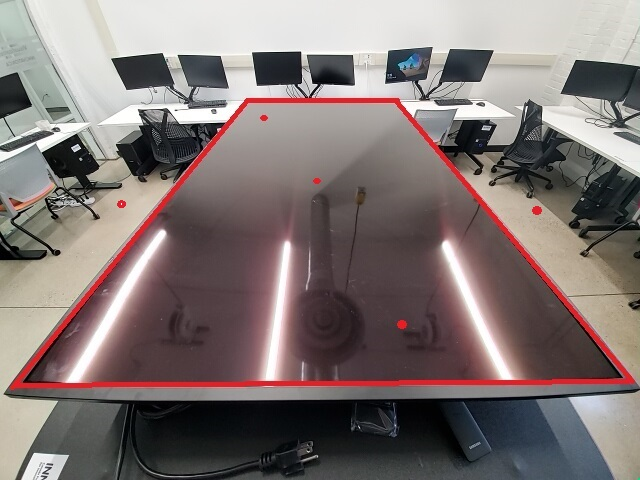
#> input picture 200_test_with_points.jpg, 640 x 480 px, found by its file name
$ python blob_detector.py
#> lines starting #> are read from the running program, lines starting #| are printed output that depends on the picture; after the words box and inside, x2 and y2 are one past the last pixel; in counts of white or black regions, pixels touching at a corner belong together
#> further down, image is the input picture: shape (480, 640, 3); mean B, G, R 115.9, 117.7, 128.8
### process_image_library.py
import cv2
import numpy as np
import math
from skimage.transform import ProjectiveTransform
import matplotlib.pyplot as plt
from scipy.spatial import ConvexHull
import globals

def RedMaskAndBinary(image):
    ### TARGET RED BORDER OF TV ####
    image_copy = image.copy()
    image = cv2.cvtColor(image, cv2.COLOR_BGR2HSV)
#> image: shape (480, 640, 3); mean H, S, V 72.9, 44.4, 131.3

    # lower boundary RED color range values; Hue (0 - 10)
    lower1 = np.array([0, 100, 20])
    upper1 = np.array([5, 255, 255])

    # upper boundary RED color range values; Hue (160 - 180)
    lower2 = np.array([160,100,20])
    upper2 = np.array([179,255,255])

    lower_mask = cv2.inRange(image, lower1, upper1)
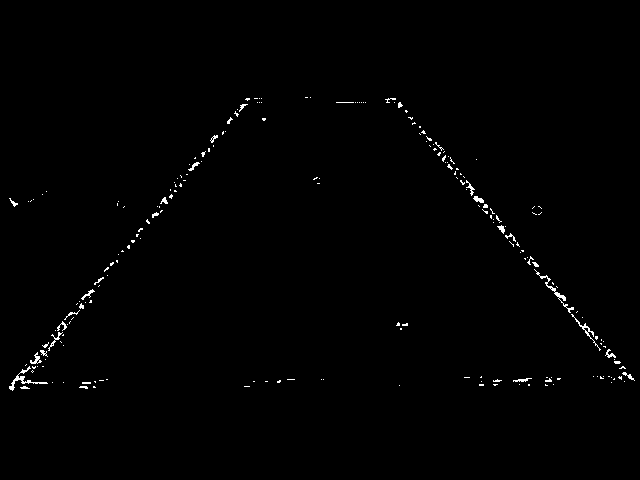
#> lower_mask: shape (480, 640); 0.7% white in thin lines or dots, all inside (x1, y1, x2, y2) = (9, 97, 635, 391)
    upper_mask = cv2.inRange(image, lower2, upper2)
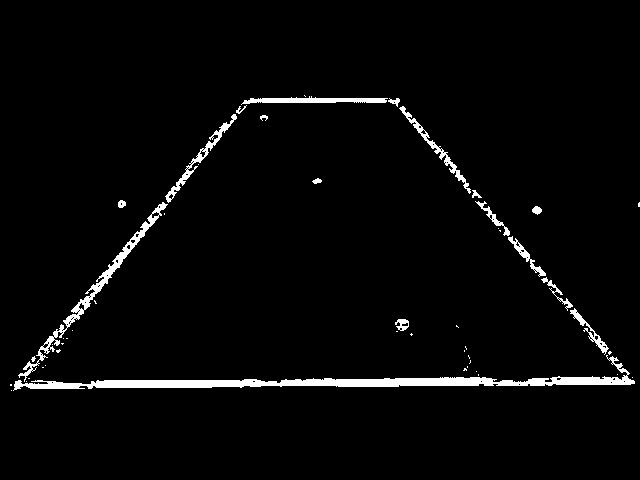
#> upper_mask: shape (480, 640); 3% white; 51 white regions (34 under 20 px), largest, box (x1, y1, x2, y2) and area: (13, 355, 635, 391) 4572, (18, 202, 168, 382) 1493, (241, 96, 388, 105) 684

    full_mask = lower_mask + upper_mask
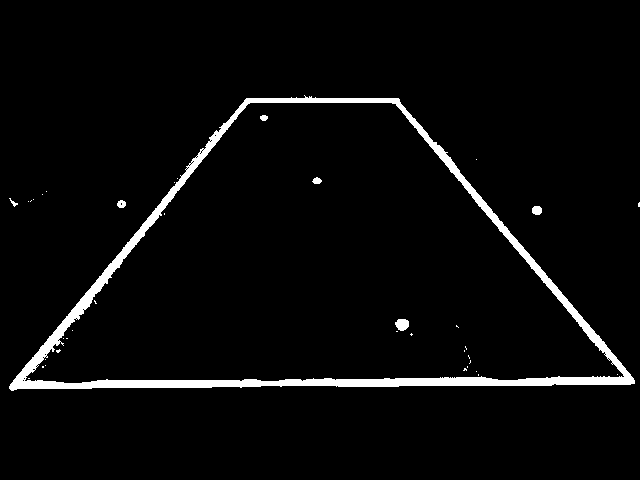
#> full_mask: shape (480, 640); 3.7% white; 38 white regions (31 under 20 px), largest, box (x1, y1, x2, y2) and area: (9, 95, 635, 391) 11030, (395, 319, 409, 331) 131, (532, 206, 542, 215) 77

    # Apply mask to image copy to get rid of anything not red
    only_red = cv2.bitwise_and(image_copy, image_copy, mask=full_mask)
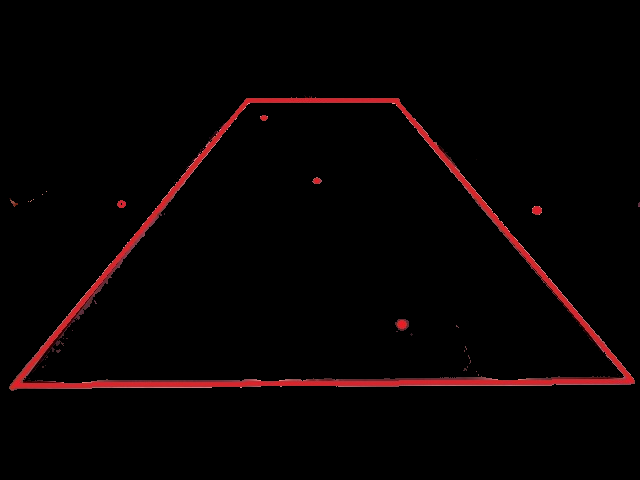
#> only_red: shape (480, 640, 3); mean B, G, R 2.1, 1.9, 6.6

    # Grayscale to make line/dot detection easier
    only_red_grayscale = cv2.cvtColor(only_red, cv2.COLOR_BGR2GRAY)
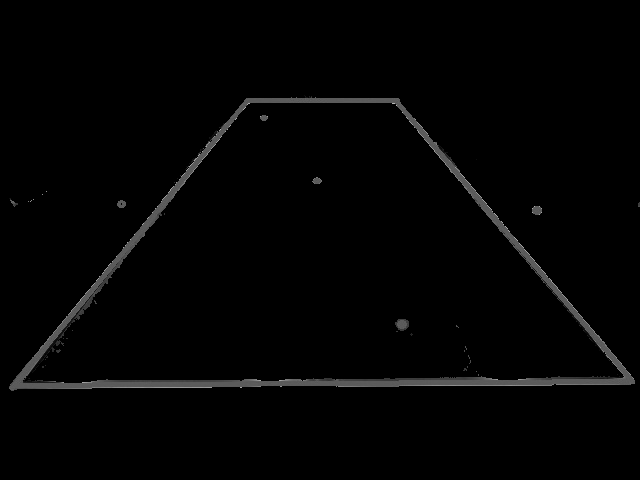
#> only_red_grayscale: shape (480, 640); min 0, max 184, mean 3.3

    # Convert grayscale to binary black/white
    only_red_binary = cv2.threshold(only_red_grayscale, 0, 255, cv2.THRESH_BINARY + cv2.THRESH_OTSU)[1]
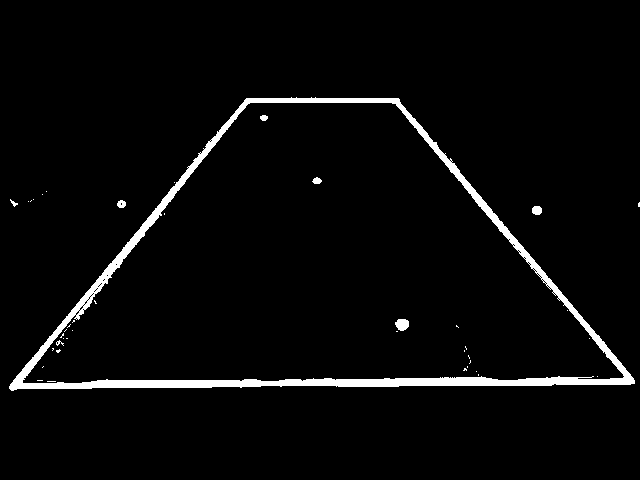
#> only_red_binary: shape (480, 640); 3.5% white; 42 white regions (34 under 20 px), largest, box (x1, y1, x2, y2) and area: (9, 97, 635, 391) 10318, (395, 319, 409, 331) 131, (532, 206, 542, 215) 77

    return only_red_binary


# [179 lines left out: functions GetLargestContour, ScaleContour, DotDetector, GetPointsInsideContour, GetCornersOfContour, TransformToRectangle and 3 more, not called in this run]
    # cv2.imshow('Corners', image)

def VisualizePointsOnScreen(points_on_screen, image):
    for point in points_on_screen:
        image = cv2.circle(image, (point[0], point[1]), radius=5, color=(255, 0, 0), thickness=-1)
    # cv2.imshow("Points on screen", image)


def VisualizeConvexHull(hull, image):
    cv2.drawContours(image, [hull], 0, (255,0,0), 3)
    cv2.imshow("Convex Hull", image)

# [157 lines left out: functions intersection, segmented_intersections, GetAverageLines, CategorizeLines, GetIntersections, DrawOnCanvas, not called in this run]

### old_code/blob_detector.py
import cv2
import numpy as np
from process_image_library import RedMaskAndBinary

# Load image
image = cv2.imread('200_test_with_points.jpg')

### DELETE EVERYTHING THAT'S NOT RED IN ORIGINAL IMAGE AND CONVERT TO BLACK/WHITE
image_copy = image.copy()
only_red_binary = RedMaskAndBinary(image_copy)
cv2.imshow("Only Red Binary", only_red_binary)

params = cv2.SimpleBlobDetector_Params()
params.filterByColor = True
params.blobColor = 255
detector = cv2.SimpleBlobDetector_create(params)

# Detect blobs.
keypoints = detector.detect(only_red_binary)
#> keypoints = 4 keypoints; (x, y, size): (402, 324, 12), (537, 210, 9.1), (317, 180, 7.1), (264, 117, 5.9)

# for point in keypoints:
#     print("x: ", point.pt[0])
#     print("y: ", point.pt[1])

# Draw detected blobs as red circles.
# cv2.DRAW_MATCHES_FLAGS_DRAW_RICH_KEYPOINTS ensures the size of the circle corresponds to the size of blob
im_with_keypoints = cv2.drawKeypoints(image, keypoints, np.array([]), (0,255,0), cv2.DRAW_MATCHES_FLAGS_DRAW_RICH_KEYPOINTS)

# Show keypoints
cv2.imshow("Keypoints", im_with_keypoints)
cv2.waitKey(0)
